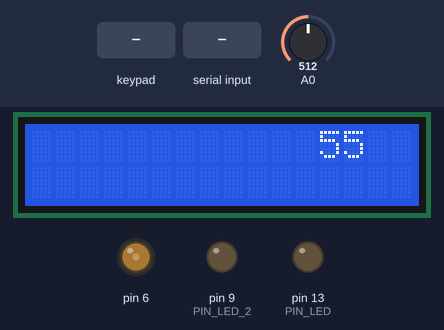
The sketch below on a simulated Arduino Uno, built with avr-gcc and run on an emulated ATmega328P. Parts: 16×2 character LCD, output pins drawn as LEDs (lit = HIGH). The inputs (shaded band) are chosen by the test bench; at power-on: A0 = 512. What the sketch prints to the serial monitor is not drawn.

Above: at 1.2 s.
1.3 s: key 'A' pressed
At 3.8 s:
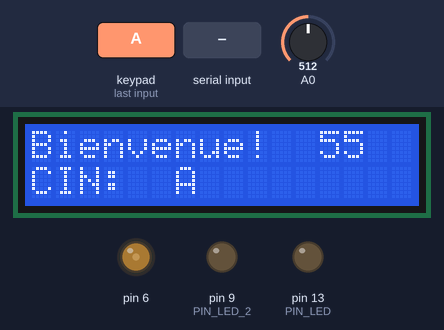
4.5 s: key 'B' pressed
At 12.1 s:
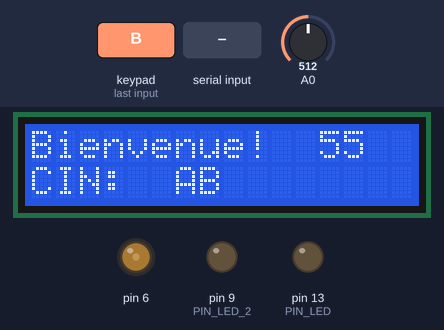
12.2 s: "#" received over Serial
At 16.5 s:
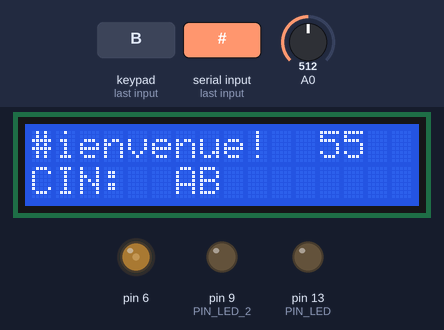
19.9 s: key 'C' pressed
At 27.0 s:
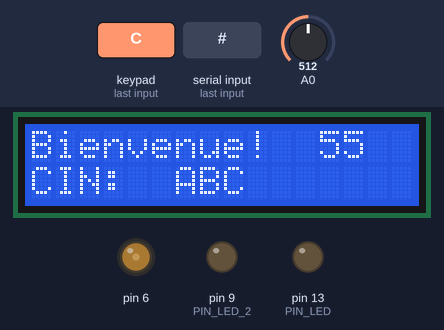
27.5 s: key '#' pressed
35.2 s: keypad keys 1 2 pressed 0.4 s apart
At 45.3 s:
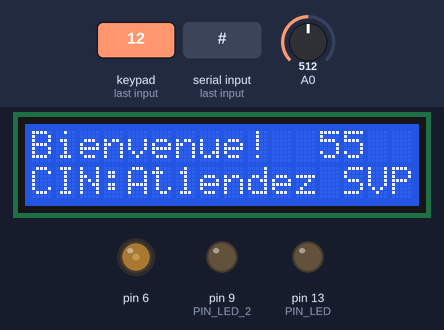
Timing chart, 0 to 46.8 s (numbered marks = the images above; inputs shaded):
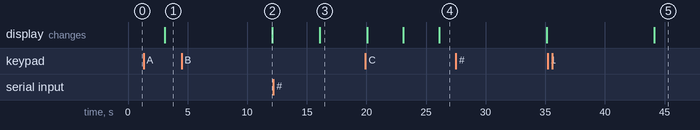

The sketch:

sc_nario_3.ino
```cpp
#include <Keypad.h>
#include <LiquidCrystal.h>
#define PIN_LED 13
#define PIN_LED_2 9

int Contrast = 70;

int nb_tours = 0;
LiquidCrystal lcd(12, 11, 5, 4, 3, 2);


String a;
String temperature;

const byte ROWS = 4;
const byte COLS = 4;

char hexaKeys[ROWS][COLS] = {
  {'1', '2', '3', 'A'},
  {'4', '5', '6', 'B'},
  {'7', '8', '9', 'C'},
  {'*', '0', '#', 'D'}
};


byte rowPins[COLS] = {A5, A4, A3, A2};
byte colPins[ROWS] = {  A1, 10, 7, 8};

String cin = "";

Keypad customKeypad = Keypad(makeKeymap(hexaKeys), rowPins, colPins, ROWS, COLS);

void setup() {

  analogWrite(6, Contrast);
  lcd.begin(16, 2);
  pinMode(13, OUTPUT);
  digitalWrite(13, LOW);
  pinMode(9, OUTPUT);
  digitalWrite(9, LOW);

  Serial.begin(9600) ;
  analogReference(INTERNAL);

}

void loop() {
  char customKey = customKeypad.getKey();
  int valeur_brute = analogRead(A0);

  float temperature_celcius = valeur_brute * (1.1 / 1023.0 * 100.0);
  int tmp = trunc(temperature_celcius);


  // Envoi la mesure au PC pour affichage et attends 250ms
  /*Serial.println(tmp);
    lcd.setCursor(12, 0);
    lcd.print(tmp);
    Serial.write(tmp);*/
  //delay(250);

  if (customKey) {
    Serial.write(customKey);


    if (customKey == '#')
    {
      lcd.setCursor(4, 1);
      lcd.print("Attendez SVP");
      cin = "";
    }
    else if (customKey == '*')
    {
      lcd.clear();
      lcd.setCursor(0, 0);
      lcd.print("Bienvenue!");
      lcd.setCursor(0, 1);
      lcd.print("CIN:");
      cin = "";

    }
    else
    {
      lcd.setCursor(6, 1);
      cin += customKey;
      lcd.print(cin);

    }


  }

  else
  {
    lcd.setCursor(12, 0);
    lcd.print(tmp);

    Serial.write(tmp / 10);

    Serial.write(tmp % 10);

    delay(3000);


  }
  /*Serial.println(tmp);
    lcd.setCursor(12, 0);
    lcd.print(tmp);
    Serial.write(tmp/10);
    delay(300);
    Serial.write(tmp%10);
    delay(300);*/

  lcd.setCursor(0, 0);

  if (Serial.available() > 0)
  {
    a = Serial.readString();
    if (a != "Acces Refuse")
    {

      lcd.print(a);
      delay(4000);
      lcd.clear();

      /*digitalWrite(PIN_LED, HIGH);
      delay(4000);
      digitalWrite(PIN_LED, LOW);
      lcd.print(a);
      for (int positionCounter = 0; positionCounter < 40; positionCounter++) {
        lcd.scrollDisplayLeft();
        delay(200);
        if (positionCounter == 39 && nb_tours != 3)
        {
          positionCounter = 0;
          nb_tours++;
        }

        if (nb_tours == 2)
        {
          lcd.clear();
          positionCounter = 40;
        }

      }*/

    }
    else
    {
      lcd.setCursor(0, 1);
      lcd.clear();
      digitalWrite(PIN_LED_2, HIGH);
      delay(4000);
      digitalWrite(PIN_LED_2, LOW);
      lcd.print(a);
      delay(4000);
      lcd.clear();
    }


  }
  else
  {

    lcd.setCursor(0, 0);
    lcd.print("Bienvenue!");
    lcd.setCursor(0, 1);
    lcd.print("CIN:");
  }

}
```

Measured:
- after the input at 1.3 s, the display: first differs from a run without the input after 1.8 s (image 1)
- after the input at 4.5 s, the display: changes after 7.6 s (image 2)
- after the input at 12.2 s, the display: changes after 3.9 s (image 3)
- after the input at 19.9 s, the display: first differs from a run without the input after 6.2 s (image 4)
- after the input at 35.2 s, the display: changes after 8.9 s (image 5)
